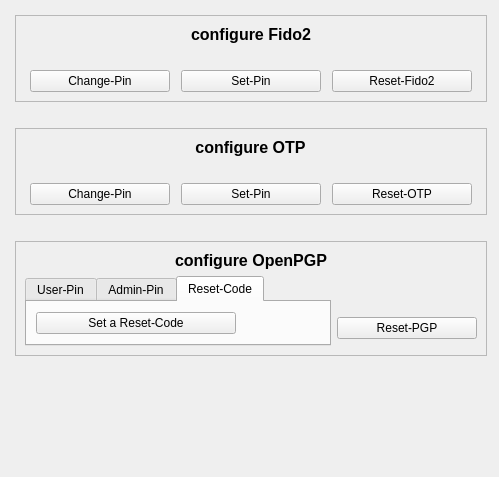
<?xml version="1.0" encoding="UTF-8"?>
<ui version="4.0">
 <class>StettingTab</class>
 <widget class="QWidget" name="StettingTab">
  <property name="geometry">
   <rect>
    <x>0</x>
    <y>0</y>
    <width>499</width>
    <height>477</height>
   </rect>
  </property>
  <property name="sizePolicy">
   <sizepolicy hsizetype="Expanding" vsizetype="Expanding">
    <horstretch>0</horstretch>
    <verstretch>0</verstretch>
   </sizepolicy>
  </property>
  <property name="windowTitle">
   <string>Form</string>
  </property>
  <widget class="QScrollArea" name="scrollArea_2">
   <property name="geometry">
    <rect>
     <x>6</x>
     <y>6</y>
     <width>490</width>
     <height>432</height>
    </rect>
   </property>
   <property name="styleSheet">
    <string notr="true">QScrollArea{ border-width: 0px ; }</string>
   </property>
   <property name="frameShape">
    <enum>QFrame::NoFrame</enum>
   </property>
   <property name="frameShadow">
    <enum>QFrame::Plain</enum>
   </property>
   <property name="lineWidth">
    <number>0</number>
   </property>
   <property name="widgetResizable">
    <bool>true</bool>
   </property>
   <widget class="QWidget" name="scrollAreaWidgetContents">
    <property name="enabled">
     <bool>true</bool>
    </property>
    <property name="geometry">
     <rect>
      <x>0</x>
      <y>0</y>
      <width>490</width>
      <height>432</height>
     </rect>
    </property>
    <property name="styleSheet">
     <string notr="true">QScrollArea{ border-width: 0px ; }</string>
    </property>
    <layout class="QVBoxLayout" name="verticalLayout_2">
     <item>
      <widget class="QFrame" name="fido">
       <property name="sizePolicy">
        <sizepolicy hsizetype="Preferred" vsizetype="Maximum">
         <horstretch>0</horstretch>
         <verstretch>0</verstretch>
        </sizepolicy>
       </property>
       <property name="frameShape">
        <enum>QFrame::StyledPanel</enum>
       </property>
       <property name="frameShadow">
        <enum>QFrame::Raised</enum>
       </property>
       <layout class="QGridLayout" name="gridLayout_2">
        <item row="2" column="0">
         <widget class="QPushButton" name="changePinFido">
          <property name="sizePolicy">
           <sizepolicy hsizetype="Fixed" vsizetype="Fixed">
            <horstretch>0</horstretch>
            <verstretch>0</verstretch>
           </sizepolicy>
          </property>
          <property name="minimumSize">
           <size>
            <width>140</width>
            <height>0</height>
           </size>
          </property>
          <property name="text">
           <string>Change-Pin</string>
          </property>
         </widget>
        </item>
        <item row="2" column="1">
         <widget class="QPushButton" name="setPinFido">
          <property name="sizePolicy">
           <sizepolicy hsizetype="Fixed" vsizetype="Fixed">
            <horstretch>0</horstretch>
            <verstretch>0</verstretch>
           </sizepolicy>
          </property>
          <property name="minimumSize">
           <size>
            <width>140</width>
            <height>0</height>
           </size>
          </property>
          <property name="text">
           <string>Set-Pin</string>
          </property>
         </widget>
        </item>
        <item row="2" column="2">
         <widget class="QPushButton" name="resetFido">
          <property name="sizePolicy">
           <sizepolicy hsizetype="Fixed" vsizetype="Fixed">
            <horstretch>0</horstretch>
            <verstretch>0</verstretch>
           </sizepolicy>
          </property>
          <property name="minimumSize">
           <size>
            <width>140</width>
            <height>0</height>
           </size>
          </property>
          <property name="text">
           <string>Reset-Fido2</string>
          </property>
         </widget>
        </item>
        <item row="0" column="0" colspan="3">
         <layout class="QHBoxLayout" name="horizontalLayout_4">
          <item>
           <widget class="QLabel" name="general_2">
            <property name="sizePolicy">
             <sizepolicy hsizetype="Maximum" vsizetype="Maximum">
              <horstretch>0</horstretch>
              <verstretch>0</verstretch>
             </sizepolicy>
            </property>
            <property name="text">
             <string>&lt;html&gt;&lt;head/&gt;&lt;body&gt;&lt;p&gt;&lt;span style=&quot; font-size:12pt; font-weight:600;&quot;&gt;configure Fido2&lt;/span&gt;&lt;/p&gt;&lt;/body&gt;&lt;/html&gt;</string>
            </property>
            <property name="alignment">
             <set>Qt::AlignCenter</set>
            </property>
           </widget>
          </item>
         </layout>
        </item>
        <item row="1" column="1">
         <spacer name="verticalSpacer_4">
          <property name="orientation">
           <enum>Qt::Vertical</enum>
          </property>
          <property name="sizeType">
           <enum>QSizePolicy::Fixed</enum>
          </property>
          <property name="sizeHint" stdset="0">
           <size>
            <width>20</width>
            <height>20</height>
           </size>
          </property>
         </spacer>
        </item>
       </layout>
      </widget>
     </item>
     <item>
      <spacer name="verticalSpacer_2">
       <property name="orientation">
        <enum>Qt::Vertical</enum>
       </property>
       <property name="sizeType">
        <enum>QSizePolicy::Maximum</enum>
       </property>
       <property name="sizeHint" stdset="0">
        <size>
         <width>20</width>
         <height>20</height>
        </size>
       </property>
      </spacer>
     </item>
     <item>
      <widget class="QFrame" name="otp">
       <property name="sizePolicy">
        <sizepolicy hsizetype="Preferred" vsizetype="Maximum">
         <horstretch>0</horstretch>
         <verstretch>0</verstretch>
        </sizepolicy>
       </property>
       <property name="frameShape">
        <enum>QFrame::StyledPanel</enum>
       </property>
       <property name="frameShadow">
        <enum>QFrame::Raised</enum>
       </property>
       <layout class="QGridLayout" name="gridLayout">
        <item row="2" column="0">
         <widget class="QPushButton" name="changePinOTP">
          <property name="sizePolicy">
           <sizepolicy hsizetype="Fixed" vsizetype="Fixed">
            <horstretch>0</horstretch>
            <verstretch>0</verstretch>
           </sizepolicy>
          </property>
          <property name="minimumSize">
           <size>
            <width>140</width>
            <height>0</height>
           </size>
          </property>
          <property name="text">
           <string>Change-Pin</string>
          </property>
         </widget>
        </item>
        <item row="1" column="1">
         <spacer name="verticalSpacer_3">
          <property name="orientation">
           <enum>Qt::Vertical</enum>
          </property>
          <property name="sizeType">
           <enum>QSizePolicy::Fixed</enum>
          </property>
          <property name="sizeHint" stdset="0">
           <size>
            <width>20</width>
            <height>20</height>
           </size>
          </property>
         </spacer>
        </item>
        <item row="2" column="2">
         <widget class="QPushButton" name="resetOTP">
          <property name="sizePolicy">
           <sizepolicy hsizetype="Fixed" vsizetype="Fixed">
            <horstretch>0</horstretch>
            <verstretch>0</verstretch>
           </sizepolicy>
          </property>
          <property name="minimumSize">
           <size>
            <width>140</width>
            <height>0</height>
           </size>
          </property>
          <property name="text">
           <string>Reset-OTP</string>
          </property>
         </widget>
        </item>
        <item row="2" column="1">
         <widget class="QPushButton" name="setPinOTP">
          <property name="sizePolicy">
           <sizepolicy hsizetype="Fixed" vsizetype="Fixed">
            <horstretch>0</horstretch>
            <verstretch>0</verstretch>
           </sizepolicy>
          </property>
          <property name="minimumSize">
           <size>
            <width>140</width>
            <height>0</height>
           </size>
          </property>
          <property name="text">
           <string>Set-Pin</string>
          </property>
         </widget>
        </item>
        <item row="0" column="0" colspan="3">
         <layout class="QHBoxLayout" name="horizontalLayout_3">
          <item>
           <widget class="QLabel" name="general">
            <property name="sizePolicy">
             <sizepolicy hsizetype="Maximum" vsizetype="Maximum">
              <horstretch>0</horstretch>
              <verstretch>0</verstretch>
             </sizepolicy>
            </property>
            <property name="text">
             <string>&lt;html&gt;&lt;head/&gt;&lt;body&gt;&lt;p&gt;&lt;span style=&quot; font-size:12pt; font-weight:600;&quot;&gt;configure OTP&lt;/span&gt;&lt;/p&gt;&lt;/body&gt;&lt;/html&gt;</string>
            </property>
            <property name="alignment">
             <set>Qt::AlignCenter</set>
            </property>
           </widget>
          </item>
         </layout>
        </item>
       </layout>
      </widget>
     </item>
     <item>
      <spacer name="verticalSpacer_6">
       <property name="orientation">
        <enum>Qt::Vertical</enum>
       </property>
       <property name="sizeType">
        <enum>QSizePolicy::Maximum</enum>
       </property>
       <property name="sizeHint" stdset="0">
        <size>
         <width>20</width>
         <height>20</height>
        </size>
       </property>
      </spacer>
     </item>
     <item>
      <widget class="QFrame" name="OpenPGP">
       <property name="sizePolicy">
        <sizepolicy hsizetype="Preferred" vsizetype="Maximum">
         <horstretch>0</horstretch>
         <verstretch>0</verstretch>
        </sizepolicy>
       </property>
       <property name="frameShape">
        <enum>QFrame::StyledPanel</enum>
       </property>
       <property name="frameShadow">
        <enum>QFrame::Raised</enum>
       </property>
       <layout class="QGridLayout" name="gridLayout_3">
        <item row="0" column="0" colspan="3">
         <layout class="QHBoxLayout" name="horizontalLayout_6">
          <item>
           <widget class="QLabel" name="general_3">
            <property name="sizePolicy">
             <sizepolicy hsizetype="Maximum" vsizetype="Maximum">
              <horstretch>0</horstretch>
              <verstretch>0</verstretch>
             </sizepolicy>
            </property>
            <property name="text">
             <string>&lt;html&gt;&lt;head/&gt;&lt;body&gt;&lt;p&gt;&lt;span style=&quot; font-size:12pt; font-weight:600;&quot;&gt;configure OpenPGP&lt;/span&gt;&lt;/p&gt;&lt;/body&gt;&lt;/html&gt;</string>
            </property>
            <property name="alignment">
             <set>Qt::AlignCenter</set>
            </property>
           </widget>
          </item>
         </layout>
        </item>
        <item row="1" column="2">
         <spacer name="verticalSpacer_5">
          <property name="orientation">
           <enum>Qt::Vertical</enum>
          </property>
          <property name="sizeType">
           <enum>QSizePolicy::Fixed</enum>
          </property>
          <property name="sizeHint" stdset="0">
           <size>
            <width>20</width>
            <height>35</height>
           </size>
          </property>
         </spacer>
        </item>
        <item row="1" column="0" rowspan="3" colspan="2">
         <widget class="QTabWidget" name="tabWidget">
          <property name="autoFillBackground">
           <bool>false</bool>
          </property>
          <property name="currentIndex">
           <number>2</number>
          </property>
          <widget class="QWidget" name="user">
           <attribute name="title">
            <string>User-Pin</string>
           </attribute>
           <layout class="QVBoxLayout" name="verticalLayout">
            <item>
             <widget class="QPushButton" name="changeUserPin">
              <property name="sizePolicy">
               <sizepolicy hsizetype="Fixed" vsizetype="Fixed">
                <horstretch>0</horstretch>
                <verstretch>0</verstretch>
               </sizepolicy>
              </property>
              <property name="minimumSize">
               <size>
                <width>200</width>
                <height>0</height>
               </size>
              </property>
              <property name="text">
               <string>Change-User-Pin</string>
              </property>
             </widget>
            </item>
           </layout>
          </widget>
          <widget class="QWidget" name="admin">
           <property name="whatsThis">
            <string/>
           </property>
           <property name="accessibleName">
            <string/>
           </property>
           <property name="accessibleDescription">
            <string/>
           </property>
           <attribute name="title">
            <string>Admin-Pin</string>
           </attribute>
           <layout class="QVBoxLayout" name="verticalLayout_3">
            <item>
             <widget class="QPushButton" name="setPinPGP">
              <property name="sizePolicy">
               <sizepolicy hsizetype="Fixed" vsizetype="Fixed">
                <horstretch>0</horstretch>
                <verstretch>0</verstretch>
               </sizepolicy>
              </property>
              <property name="minimumSize">
               <size>
                <width>200</width>
                <height>0</height>
               </size>
              </property>
              <property name="text">
               <string>Change-Admin-Pin</string>
              </property>
             </widget>
            </item>
           </layout>
          </widget>
          <widget class="QWidget" name="resetCode">
           <attribute name="title">
            <string>Reset-Code</string>
           </attribute>
           <layout class="QVBoxLayout" name="verticalLayout_4">
            <item>
             <widget class="QPushButton" name="setResetCode">
              <property name="sizePolicy">
               <sizepolicy hsizetype="Fixed" vsizetype="Fixed">
                <horstretch>0</horstretch>
                <verstretch>0</verstretch>
               </sizepolicy>
              </property>
              <property name="minimumSize">
               <size>
                <width>200</width>
                <height>0</height>
               </size>
              </property>
              <property name="text">
               <string>Set a Reset-Code</string>
              </property>
             </widget>
            </item>
           </layout>
          </widget>
         </widget>
        </item>
        <item row="2" column="2">
         <widget class="QPushButton" name="reset_PGP">
          <property name="sizePolicy">
           <sizepolicy hsizetype="Fixed" vsizetype="Fixed">
            <horstretch>0</horstretch>
            <verstretch>0</verstretch>
           </sizepolicy>
          </property>
          <property name="minimumSize">
           <size>
            <width>140</width>
            <height>0</height>
           </size>
          </property>
          <property name="text">
           <string>Reset-PGP</string>
          </property>
         </widget>
        </item>
        <item row="3" column="2">
         <spacer name="verticalSpacer_7">
          <property name="orientation">
           <enum>Qt::Vertical</enum>
          </property>
          <property name="sizeHint" stdset="0">
           <size>
            <width>20</width>
            <height>5</height>
           </size>
          </property>
         </spacer>
        </item>
       </layout>
      </widget>
     </item>
     <item>
      <spacer name="verticalSpacer">
       <property name="orientation">
        <enum>Qt::Vertical</enum>
       </property>
       <property name="sizeHint" stdset="0">
        <size>
         <width>20</width>
         <height>20</height>
        </size>
       </property>
      </spacer>
     </item>
    </layout>
   </widget>
  </widget>
 </widget>
 <resources/>
 <connections/>
</ui>
